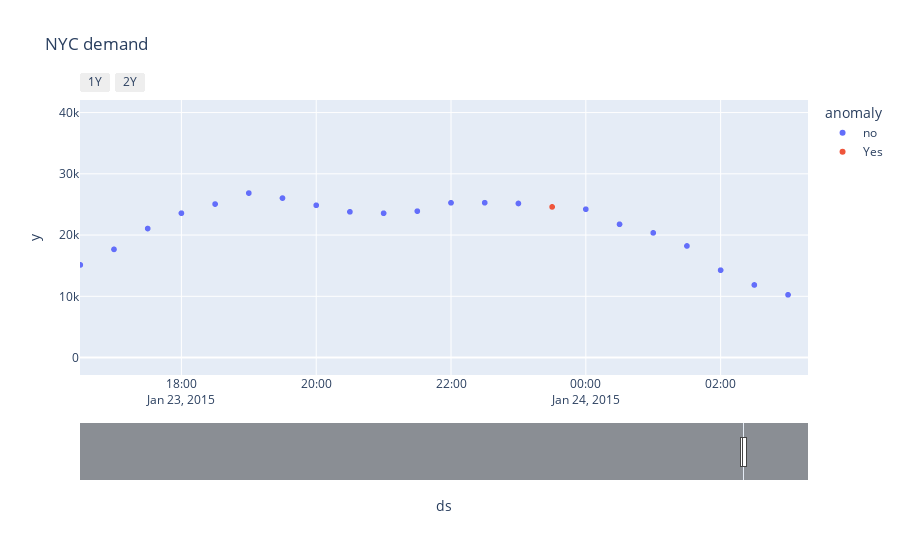

Notebook code cell kept with this figure:
### Code cell
fig.show()

### Figure 1 — Plotly figure (JSON) as saved in the notebook; plotly's stock layout.template omitted (floating-point values rounded to 4 significant figures; data arrays with more than 128 entries replaced by an {"elided": "..."} marker saying what was removed)
{"data": [{"hovertemplate": "anomaly=no<br>ds=%{x}<br>y=%{y}<extra></extra>", "legendgroup": "no", "marker": {"color": "#636efa", "symbol": "circle"}, "mode": "markers", "name": "no", "showlegend": true, "type": "scattergl", "x": {"elided": "10312 str values"}, "xaxis": "x", "y": {"elided": "10312 int values"}, "yaxis": "y"}, {"hovertemplate": "anomaly=Yes<br>ds=%{x}<br>y=%{y}<extra></extra>", "legendgroup": "Yes", "marker": {"color": "#EF553B", "symbol": "circle"}, "mode": "markers", "name": "Yes", "showlegend": true, "type": "scattergl", "x": ["2014-11-02T01:00:00", "2014-11-02T01:30:00", "2015-01-10T23:30:00", "2015-01-16T23:30:00", "2015-01-17T23:30:00", "2015-01-23T23:30:00", "2015-01-24T23:30:00", "2015-01-30T23:30:00"], "xaxis": "x", "y": [39197, 35212, 28401, 25472, 25251, 24597, 25928, 26000], "yaxis": "y"}], "layout": {"autosize": true, "legend": {"title": {"text": "anomaly"}, "tracegroupgap": 0}, "title": {"text": "NYC demand"}, "xaxis": {"anchor": "y", "autorange": false, "domain": [0, 1], "range": ["2015-01-23 16:29:44.1158", "2015-01-24 03:17:46.5569"], "rangeselector": {"buttons": [{"count": 1, "label": "1Y", "step": "year", "stepmode": "backward"}, {"count": 2, "label": "2Y", "step": "year", "stepmode": "backward"}]}, "rangeslider": {"autorange": true, "range": ["2014-06-17 22:55:41.3869", "2015-02-14 00:34:18.6131"], "visible": true, "yaxis": {"_template": null, "rangemode": "match"}}, "title": {"text": "ds"}, "type": "date"}, "yaxis": {"anchor": "x", "autorange": true, "domain": [0, 1], "range": [-4008.0, 43210.0], "title": {"text": "y"}, "type": "linear"}}}
